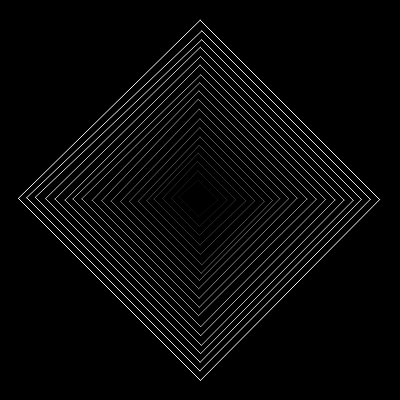
Frame 1 (no input)
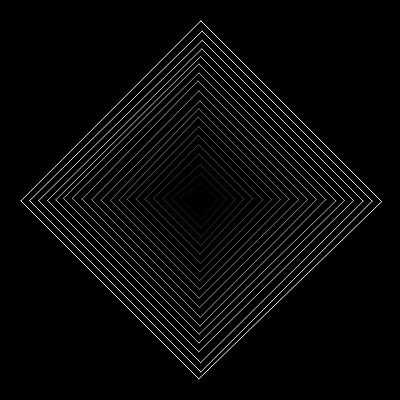
Frame 60 (no input)
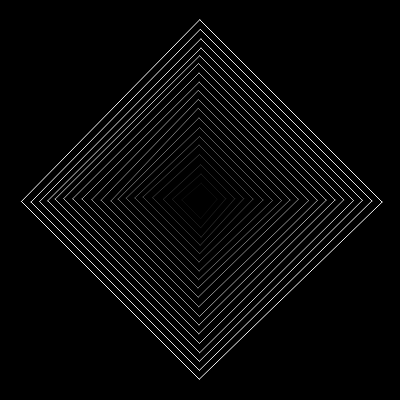
Frame 120 (the mouse pressed at the canvas centre since frame 60)

The p5.js sketch that drew these frames (run headless with seeded random() and noise() and a simulated clock; from frame 60 on, the mouse is pressed at the canvas centre):

// p5.js sketch
// ── sketch.js
var numOfPoints = 6;
var numOfCircles = 20;
var prevPos;
var time;

function setup() {
    createCanvas(400, 400);
    colorMode(HSB, 255);
    smooth();
    time = 0;
}

function draw() {
  background(0);
  noFill();
  stroke(255);
  var size = width * 0.45;
  prevPos = createVector(0,0);
  nPrevPos = createVector(0,0);
  noiseScale = 0.03;
  //var noiseXScale = mouseX/width * 0.2;
  //var noiseYScale = mouseY/height * 0.2;
  time+= 0.01;
  push();
  strokeWeight(1);
  for (var j = 0; j < numOfCircles; j++) {
    size = (width * 0.45) * ((j+1)/numOfCircles)
    for (var i = 0; i < numOfPoints; i++) {

      var x = width/2 + Math.cos(Math.PI * 2.0 * i/(numOfPoints-2)) * size;
      var y = height/2 + Math.sin(Math.PI * 2.0 * i/(numOfPoints-2)) * size;

      var noiseVal = noise(time, x*noiseScale, y*noiseScale)
      var noisePos = map(noiseVal, 0, 1, -5, 5);

      var nx = x + noisePos;
      var ny = y + noisePos;
      if (i > 1) {
        stroke( ((j/numOfCircles) * 255) );
        line(prevPos.x, prevPos.y, nx, ny);
      }
      prevPos.set(nx, ny);
    }
  }
  pop();
}
